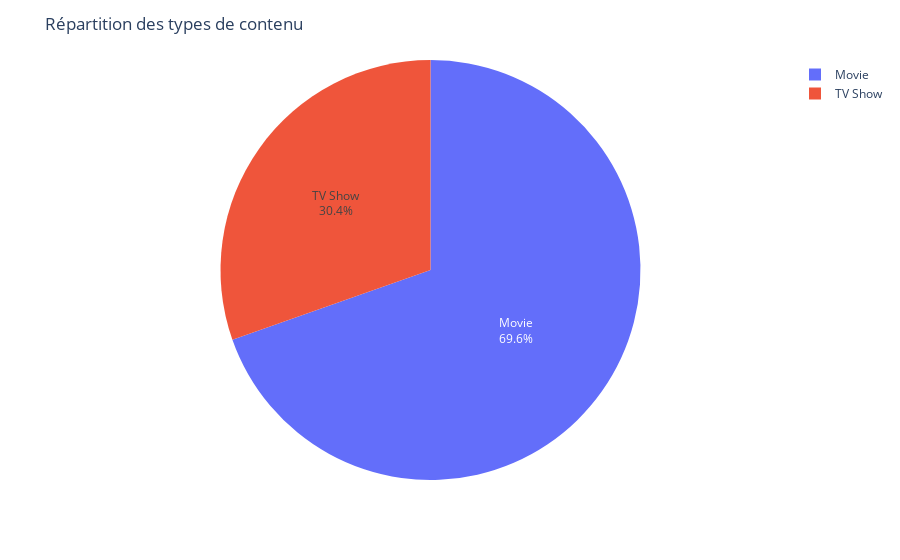

Notebook code cell kept with this figure:
### Markdown cell above
### Afficher un graphique à secteurs de la répartition des types de contenu

### Code cell
import plotly.express as px

content_type_counts = data['type'].value_counts()
fig = px.pie(values=content_type_counts, names=content_type_counts.index)
fig.update_traces(textposition='inside', textinfo='percent+label')
fig.update_layout(title='Répartition des types de contenu')
fig.show()

### Figure 1 — Plotly figure (JSON) as saved in the notebook; plotly's stock layout.template omitted (floating-point values rounded to 4 significant figures)
{"data": [{"domain": {"x": [0, 1], "y": [0, 1]}, "hovertemplate": "label=%{label}<br>value=%{value}<extra></extra>", "labels": ["Movie", "TV Show"], "legendgroup": "", "name": "", "showlegend": true, "textinfo": "percent+label", "textposition": "inside", "type": "pie", "values": [6131, 2676]}], "layout": {"legend": {"tracegroupgap": 0}, "margin": {"t": 60}, "title": {"text": "Répartition des types de contenu"}}}
